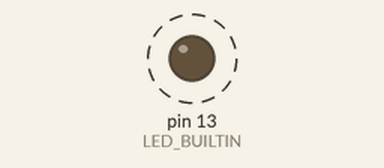
This sketch was run on a simulated Arduino Uno, built with avr-gcc and run on an emulated ATmega328P. On the bench: output pins drawn as LEDs (lit = HIGH). Dashed ring = blinking.

Above: at 0.8 s.
Timing chart, 0 to 3.7 s (numbered marks = the images above):
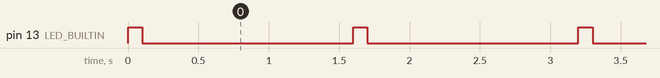

Measured:
- by itself, pin 13 (LED_BUILTIN): alternates HIGH for 0.10 s and LOW for 1.5 s

The sketch:

blink.ino
```cpp
const int signal_length = 100;
const int pause_length = 1500;

void setup() {
  pinMode(LED_BUILTIN, OUTPUT);
}

void loop() {
  digitalWrite(LED_BUILTIN, HIGH);
  delay(signal_length);
  digitalWrite(LED_BUILTIN, LOW);
  delay(pause_length);
  digitalWrite(LED_BUILTIN, HIGH);
  delay(signal_length);
  digitalWrite(LED_BUILTIN, LOW);
  delay(pause_length);
}
```
